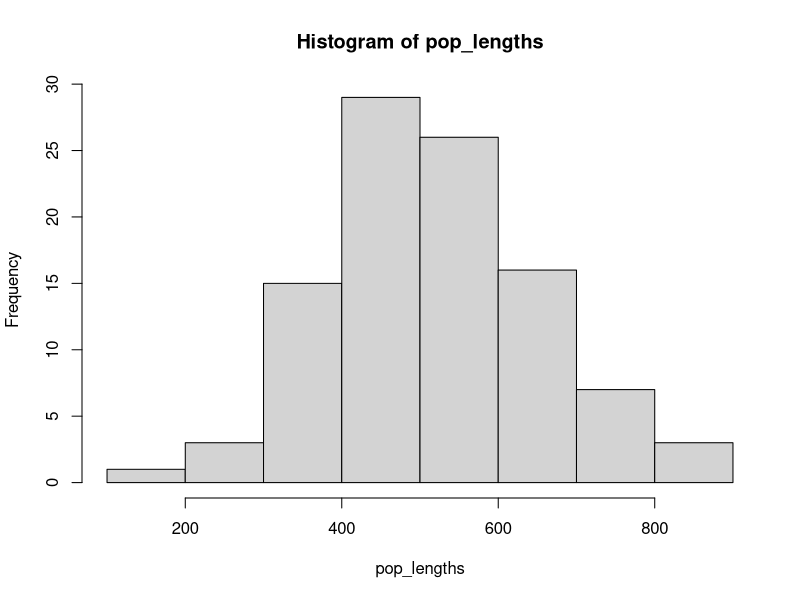
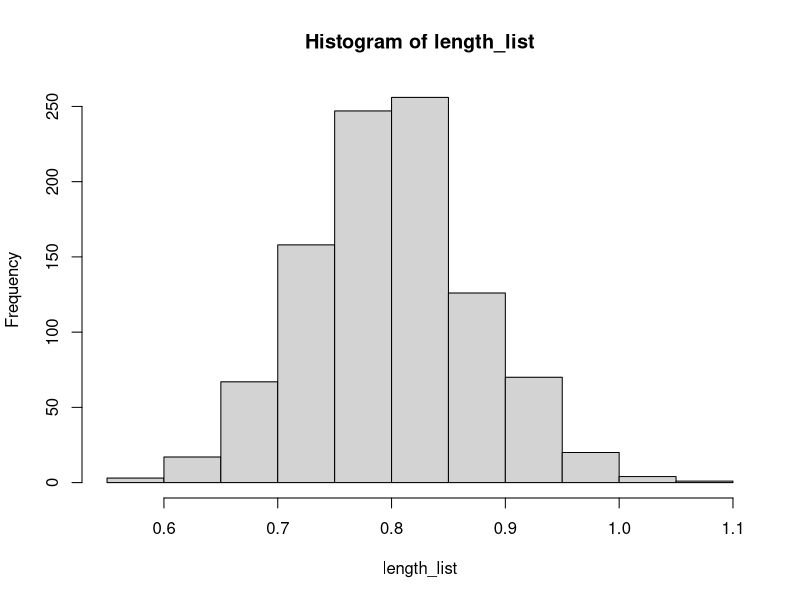
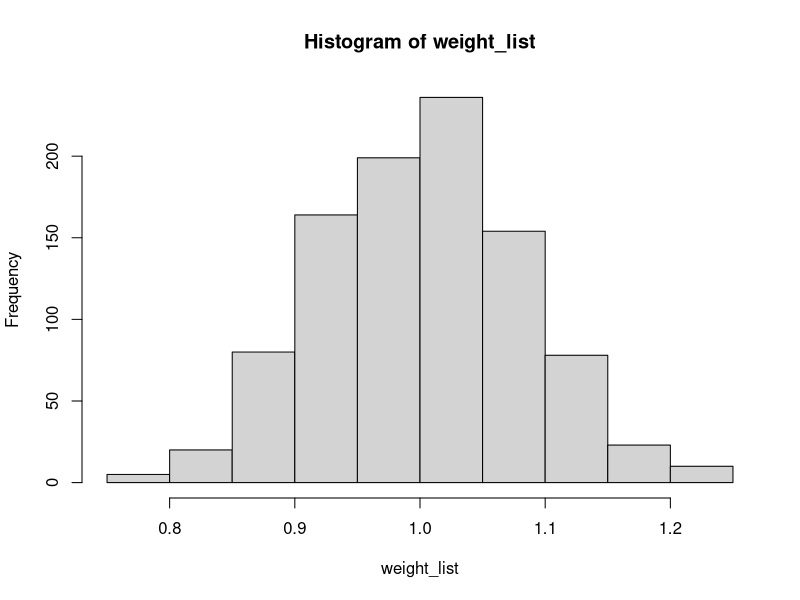
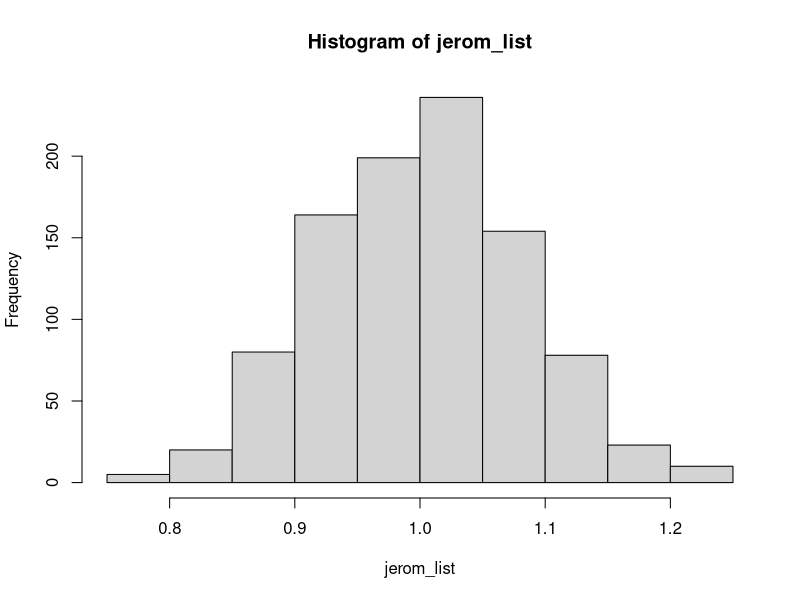
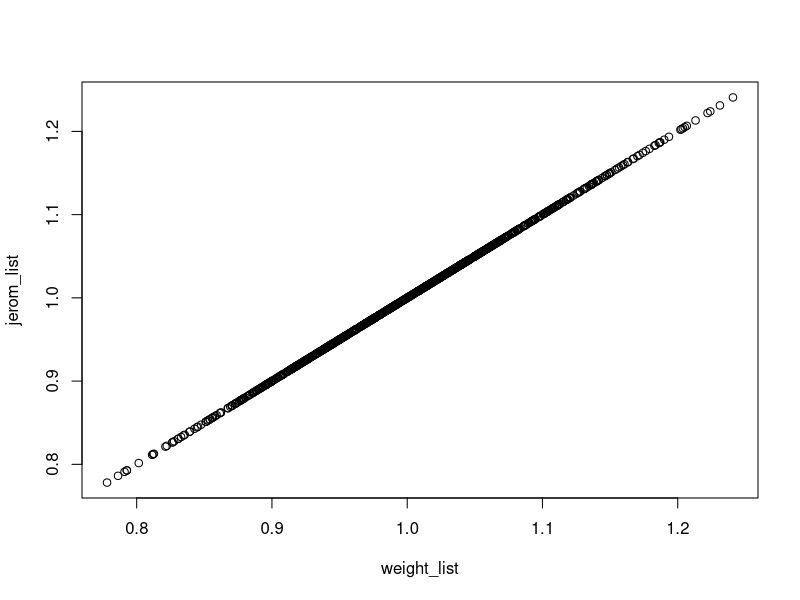

Write R code to recreate these figures, in order.
# Testing of length-weight conversion
# Using mean length or individual lengths of a sample

set.seed(123) # for reproducibility
pop_lengths <- rnorm(100, 500, 150) # create population of 100 fish, mean length 500, sd 150
hist(pop_lengths)

# Length weight W = a*x^b ---- W = -4.5918 * x ^ 2.9476
a = -4.5198
b = 2.9476
weights <- 10^(a)*pop_lengths^b

# total weight of population
total_weight <- sum(weights)/1000 # 354.93


### What if we use mean length in a sample of 50
sample_lengths <- sample(pop_lengths, 50) # random sample of 50
mean_length_sample = mean(sample_lengths) # mean length of fish in sample
mean_weight_sample = (10^(a)*mean_length_sample^b)/1000  # weight of fish mean length

mean_weight_sample*100 # 400.299 ### OH NO - out by almost 20%
accuracy1 <- (mean_weight_sample*100)/total_weight
accuracy1 # 75% accurate...


### What if we calculate weights from sample of 50 then get mean weight of sample
sample_weights <- (10^(a)*sample_lengths^b)/1000 
mean_sample_weight <- mean(sample_weights)
est_pop_weight_from_sample_mean_weight <- mean_sample_weight*100
est_pop_weight_from_sample_mean_weight
accuracy2 <- est_pop_weight_from_sample_mean_weight/(sum(weights)/1000)
accuracy2 # 3% overestimate 


### now loop for a larger test

# lists to store results
length_list <- numeric()
weight_list <- numeric()
jerom_list <- numeric()

for(i in (1:1000)){

set.seed(i) # for reproducibility
pop_lengths <- rnorm(100, 500, 150) # create population of 100 fish, mean length 500, sd 150
#hist(sample_lengths)

# Length weight W = a*x^b ---- W = -4.5918 * x ^ 2.9476
a = -4.5198
b = 2.9476
weights <- 10^(a)*pop_lengths^b

# total weight of population
total_weight <- sum(weights)/1000 # 354.93


### What if we use mean length in a sample of 50
sample_lengths <- sample(pop_lengths, 50) # random sample of 50
mean_length_sample = mean(sample_lengths) # mean length of fish in sample
mean_weight_sample = (10^(a)*mean_length_sample^b)/1000  # weight of fish mean length

mean_weight_sample*100 # 400.299 ### OH NO - out by almost 20%
accuracy1 <- (mean_weight_sample*100)/total_weight
accuracy1 # 75% accurate...

length_list <- append(length_list, accuracy1)


### What if we calculate weights from sample of 50 then get mean weight of sample
sample_weights <- (10^(a)*sample_lengths^b)/1000 
mean_sample_weight <- mean(sample_weights)
est_pop_weight_from_sample_mean_weight <- mean_sample_weight*100
est_pop_weight_from_sample_mean_weight
accuracy2 <- est_pop_weight_from_sample_mean_weight/(sum(weights)/1000)
accuracy2 # 3% overestimate 

weight_list <- append(weight_list, accuracy2)

### What if we use Jerom's method - mulitply the biomass of sample by ratio of catch to biomass (2 in this case)
sample_weights <- (10^(a)*sample_lengths^b)/1000 
total_sample_weight <- sum(sample_weights)
est_pop_weight_from_ratio <- total_sample_weight *2
accuracy3 <- est_pop_weight_from_ratio/(sum(weights)/1000)
accuracy3 # 3% overestimate 

jerom_list <- append(jerom_list, accuracy3)

}


hist(length_list) # so using mean length is bad
hist(weight_list) # using mean weight is OK but there is up to 20% error based on how representative the sample of 50 is
hist(jerom_list) 
cor(weight_list, jerom_list)
plot(weight_list, jerom_list)
